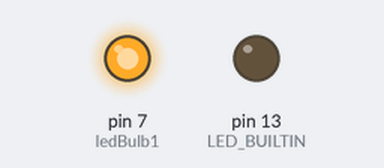
The sketch below on a simulated Arduino Uno, built with avr-gcc and run on an emulated ATmega328P. On the bench: output pins drawn as LEDs (lit = HIGH).

Above: at 0.5 s.
At 2.5 s:
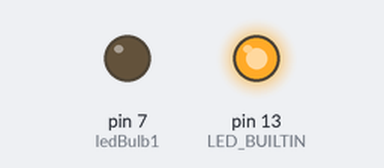
At 3.5 s:
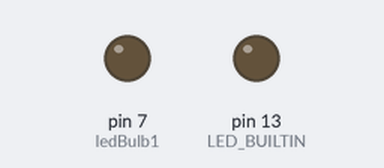
Timing chart, 0 to 5.2 s (numbered marks = the images above):
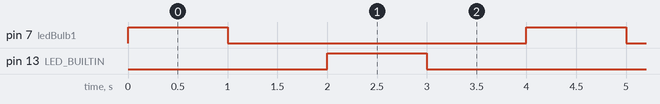

Measured:
- by itself, pin 7 (ledBulb1), pin 13 (LED_BUILTIN): alternates HIGH for 1.0 s and LOW for 3.0 s
- by itself, everything shown: repeats every 4.0 s, in 4 steps

The sketch:

02_Self_Sketch_LED_Breadboard.ino
```cpp
/* LED on BREADBOARD made by Siddharth Alternating LED's Code*/

int ledBulb1 = 7; // digital pin 7


void setup() {

  pinMode(ledBulb1,OUTPUT);
  pinMode(LED_BUILTIN, OUTPUT);


  // put your setup code here, to run once:

}

void loop() {

  digitalWrite(ledBulb1,HIGH);
  delay(1000);

  digitalWrite(ledBulb1,LOW);
  delay(1000);


  digitalWrite(LED_BUILTIN,HIGH);
  delay(1000);

  digitalWrite(LED_BUILTIN,LOW);
  delay(1000);

  // put your main code here, to run repeatedly:

}
```
